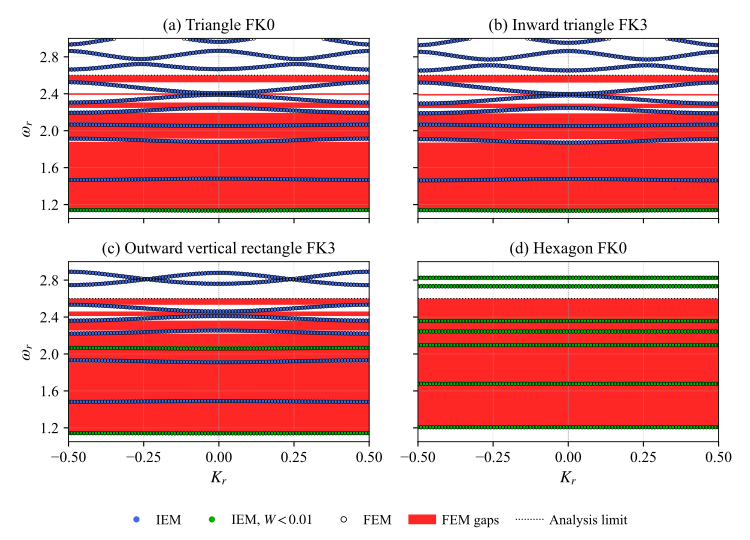

Python code for this plot:
#!/usr/bin/env python3
"""
Plot the IEM and FEM dispersion curves for the four TE validation cases.

    * allowed bands (IEM)      royalblue dots
    * narrow bands (IEM)       green dots (sampled W < 0.01 at all K_r)
    * band gaps                red strips, alpha = 0.85
    * FEM                      open black circles on top of the IEM points
    * Times serif font, STIX math, light grid, dotted line at K_r = 0

Input (validation/dispersion/):
    iem_<i>.dat, fem_<i>.dat   two columns: K_r  omega_r   (i = 1..4)
Use --data-dir to select tables exported by prepare_band_panels.py.

Band gaps are computed from the FEM data with the global-jump criterion:
all frequencies of the panel are sorted and every jump larger than 0.008
(TE threshold) is a gap, unless an allowed band covers it (sampling
artifact). The gaps are clipped at omega_r = 2.6. The script prints the
intervals it shades.

Usage:
    python3 finite_element_band_validation.py
    python3 finite_element_band_validation.py --data-dir TABLES --pdf OUTPUT.pdf
Output (next to this script):
    finite_element_band_validation.pdf, finite_element_band_validation.png

Requires: numpy, matplotlib.
"""
import argparse
from pathlib import Path

import numpy as np
import matplotlib
matplotlib.use("Agg")
import matplotlib.pyplot as plt
from matplotlib.lines import Line2D
from matplotlib.patches import Patch

from figure_style import ALLOWED_COLOR, FLAT_COLOR, GAP_ALPHA, GAP_COLOR, apply_style

AQUI = Path(__file__).resolve().parent
DATOS = AQUI.parent / "validation" / "dispersion"

PANELES = [
    (1, "(a) Triangle FK0"),
    (2, "(b) Inward triangle FK3"),
    (3, "(c) Outward vertical rectangle FK3"),
    (4, "(d) Hexagon FK0"),
]
CORTE = 2.6            # Upper limit of the gap analysis (dotted line).
UMBRAL_GAP = 0.008     # TE threshold for the global jump
UMBRAL_PLANA = 0.01    # Width threshold for the green markers.


def cargar(archivo):
    """(K_r unique, matrix (nK, n_bands) with omega sorted per K; NaN if missing)."""
    k, w = np.loadtxt(archivo, unpack=True)
    ku = np.unique(k)
    por_k = [np.sort(w[np.isclose(k, ki)]) for ki in ku]
    m = np.full((len(ku), max(len(v) for v in por_k)), np.nan)
    for i, v in enumerate(por_k):
        m[i, :len(v)] = v
    return ku, m


def bandas_prohibidas(m, techo=CORTE):
    """Gaps (lower, upper) by global jump in the sorted spectrum, clipped at `techo`."""
    w = np.sort(m[~np.isnan(m)])
    w = w[w <= techo]
    gaps = []
    for i in np.where(np.diff(w) > UMBRAL_GAP)[0]:
        lo, hi = w[i], w[i + 1]
        cubierto = any(np.nanmin(c) <= lo + 1e-12 and np.nanmax(c) >= hi - 1e-12
                       for c in m.T)
        if not cubierto:
            gaps.append((lo, hi))
    # last gap: from the top of the last band below the cutoff up to the cutoff
    if len(w) and w[-1] < techo:
        arriba = m[m > techo]
        if arriba.size and not any(np.nanmin(c) <= w[-1] and np.nanmax(c) >= techo
                                   for c in m.T):
            gaps.append((w[-1], techo))
    return gaps


def planas(m):
    """Select complete columns whose sampled bandwidth is below the threshold."""
    return {b for b in range(m.shape[1])
            if not np.isnan(m[:, b]).any()
            and m[:, b].max() - m[:, b].min() < UMBRAL_PLANA}


def main(pdf_output=None, data_dir=DATOS):
    apply_style()
    fig, ejes = plt.subplots(2, 2, figsize=(7.5, 5.4), sharex=True, sharey=True)
    for ax, (i, titulo) in zip(ejes.flat, PANELES):
        k_i, m_i = cargar(data_dir / f"iem_{i}.dat")
        k_f, m_f = cargar(data_dir / f"fem_{i}.dat")

        gaps = bandas_prohibidas(m_f)
        print(f"{titulo}: {len(gaps)} gaps (FEM)")
        for lo, hi in gaps:
            print(f"    {lo:.8f}  {hi:.8f}")
            ax.axhspan(lo, hi, color=GAP_COLOR, alpha=GAP_ALPHA, lw=0, zorder=0)

        flat = planas(m_i)
        for b in range(m_i.shape[1]):
            ok = ~np.isnan(m_i[:, b])
            ax.plot(k_i[ok], m_i[ok, b], ".", ms=4,
                    color=FLAT_COLOR if b in flat else ALLOWED_COLOR,
                    zorder=2 if b in flat else 1)
        for b in range(m_f.shape[1]):
            ok = ~np.isnan(m_f[:, b])
            ax.plot(k_f[ok], m_f[ok, b], "o", ms=2.6, mfc="none", mec="black",
                    mew=0.4, zorder=3)

        ax.axhline(CORTE, color="black", lw=0.8, ls=":", zorder=4)
        ax.axvline(0, color="gray", lw=0.5, ls=":")
        ax.set_title(titulo)
        ax.set_xlim(-0.5, 0.5)
        ax.set_ylim(1.05, 3.0)
        ax.set_xticks([-0.5, -0.25, 0, 0.25, 0.5])
        ax.set_yticks([1.2, 1.6, 2.0, 2.4, 2.8])
        ax.grid(True, alpha=0.3)
    for ax in ejes[1]:
        ax.set_xlabel("$K_r$")
    for ax in ejes[:, 0]:
        ax.set_ylabel(r"$\omega_r$")

    leyenda = [
        Line2D([], [], ls="", marker=".", ms=7, color=ALLOWED_COLOR, label="IEM"),
        Line2D([], [], ls="", marker=".", ms=7, color=FLAT_COLOR,
               label=r"IEM, $W<0.01$"),
        Line2D([], [], ls="", marker="o", ms=4, mfc="none", mec="black",
               mew=0.6, label="FEM"),
        Patch(color=GAP_COLOR, alpha=GAP_ALPHA, lw=0, label="FEM gaps"),
        Line2D([], [], color="black", lw=0.8, ls=":", label="Analysis limit"),
    ]
    fig.legend(handles=leyenda, loc="lower center", ncol=5, frameon=False,
               fontsize=10, handletextpad=0.4, columnspacing=1.2)
    fig.tight_layout(rect=(0, 0.06, 1, 1))
    stem = Path(__file__).stem
    outputs = [pdf_output] if pdf_output else [AQUI / f"{stem}.{ext}" for ext in ("pdf", "png")]
    for output in outputs:
        output.parent.mkdir(parents=True, exist_ok=True)
        fig.savefig(output, dpi=300)
        print(f"-> {output}")
    plt.close(fig)


if __name__ == "__main__":
    parser = argparse.ArgumentParser(description=__doc__.splitlines()[1])
    parser.add_argument("--data-dir", type=Path, default=DATOS,
                        help="Directory containing the eight IEM and FEM point tables")
    parser.add_argument("--pdf", type=Path, help="Write just this PDF to the given path")
    args = parser.parse_args()
    main(pdf_output=args.pdf, data_dir=args.data_dir)
